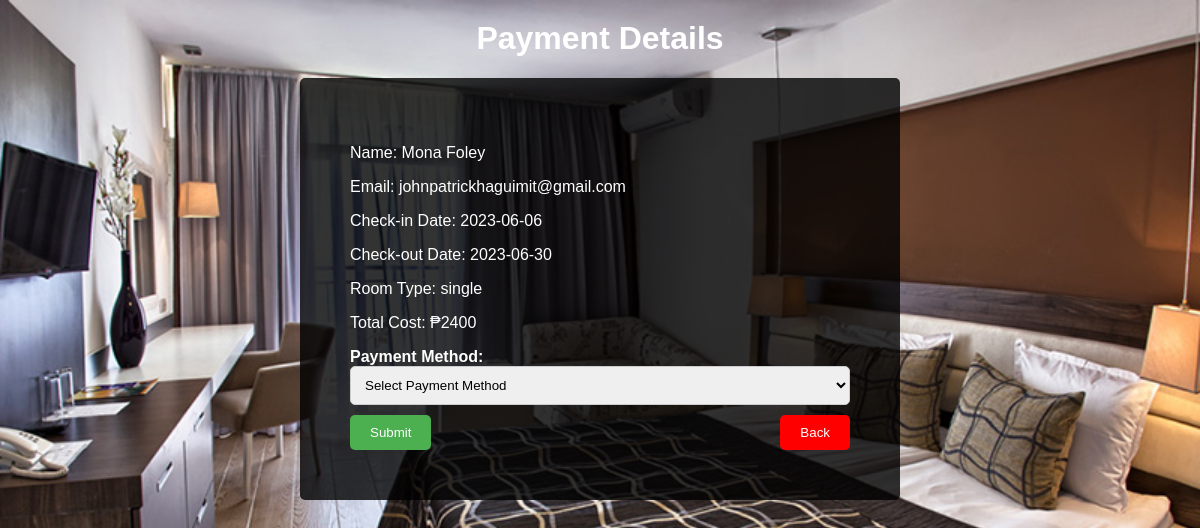
The page /payment.php?guest_id=50 on the database its author committed.
### tables this page shows
CREATE TABLE `guests` (
  `guest_id` int(11) NOT NULL,
  `name` varchar(100) DEFAULT NULL,
  `email` varchar(100) DEFAULT NULL,
  `check_in_date` date DEFAULT NULL,
  `check_out_date` date DEFAULT NULL,
  `room_type` varchar(50) DEFAULT NULL,
  `cost` decimal(10,2) DEFAULT NULL,
  `payment_method` varchar(50) DEFAULT NULL,
  `payment_status` varchar(20) NOT NULL DEFAULT 'Pending'
);

### payment.php (the view, shortened to what this page needs)
<?php
require_once 'dbconn.php';
$guest_id = isset($_GET['guest_id']) ? intval($_GET['guest_id']) : 0;
$sql = "SELECT * FROM guests WHERE guest_id = $guest_id";
$result = $conn->query($sql);
$guest = $result->fetch_assoc();
$checkInDate = new DateTime($guest['check_in_date']);
$checkOutDate = new DateTime($guest['check_out_date']);
$interval = $checkInDate->diff($checkOutDate);
$days = $interval->format('%a');
$cost = $days * 100;
?>
<!DOCTYPE html>
<html>
<head>
</head>
<body>
  <h1>Payment Details</h1>
  <form action="save_payment.php" method="post">
  <p>Name: <?php echo $guest['name']; ?></p>
  <p>Email: <?php echo $guest['email']; ?></p>
  <p>Check-in Date: <?php echo $guest['check_in_date']; ?></p>
  <p>Check-out Date: <?php echo $guest['check_out_date']; ?></p>
  <p>Room Type: <?php echo $guest['room_type']; ?></p>
  <p>Total Cost: ₱<?php echo $cost; ?></p>
    <label for="payment-method">Payment Method:</label>
    <select id="payment-method" name="payment-method" required>
      <option value="">Select Payment Method</option>
    </select>
    <input type="submit" value="Submit" onclick="showAlert()">
    <input type="button" class="back-button" value="Back" onclick="history.back()">
  </form>
</body>
</html>

### payment.php (style rules this page uses)
body { font-family: Arial, sans-serif; background-color: #f2f2f2; background-image: url("room.jpg"); background-size: cover; background-repeat: no-repeat; }
h1 { text-align: center; margin-top: 20px; color: white; }
form { max-width: 500px; margin: 0 auto; padding: 50px; background-color: rgba(0, 0, 0, 0.8); border-radius: 5px; color: white; position: relative; }
label { display: block; font-weight: bold; margin-top: 10px; }
input[type="text"], input[type="email"], input[type="date"], input[type="number"], select { width: 100%; padding: 10px; border: 1px solid #ccc; border-radius: 5px; margin-bottom: 10px; }
input[type="submit"] { background-color: #4caf50; color: #fff; padding: 10px 20px; border: none; border-radius: 5px; cursor: pointer; margin-right: 10px; }
input[type="button"] { background-color: #4caf50; color: #fff; padding: 10px 20px; border: none; border-radius: 5px; cursor: pointer; }
.back-button { background-color: #777; float: right; }
input[type="button"], .back-button { background-color: red; color: #fff; padding: 10px 20px; border: none; border-radius: 5px; cursor: pointer; float: right; }

### rows shown on the page
guests: name "Mona Foley", email "johnpatrickhaguimit@gmail.com", check_in_date "2023-06-06", check_out_date "2023-06-30", room_type "single", cost "2400"
